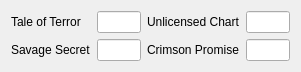
          <widget class="QWidget" name="page_4">
           <property name="geometry">
            <rect>
             <x>0</x>
             <y>0</y>
             <width>301</width>
             <height>64</height>
            </rect>
           </property>
           <attribute name="label">
            <string>Villainy</string>
           </attribute>
           <layout class="QGridLayout" name="gridLayout_8">
            <item row="0" column="0">
             <widget class="QLabel" name="label_41">
              <property name="text">
               <string>Tale of Terror</string>
              </property>
             </widget>
            </item>
            <item row="1" column="3">
             <widget class="QLabel" name="label_42">
              <property name="text">
               <string>Crimson Promise</string>
              </property>
             </widget>
            </item>
            <item row="0" column="1">
             <widget class="QLineEdit" name="lineEdit_Poss_Villainy_Tale"/>
            </item>
            <item row="0" column="3">
             <widget class="QLabel" name="label_44">
              <property name="text">
               <string>Unlicensed Chart</string>
              </property>
             </widget>
            </item>
            <item row="1" column="0">
             <widget class="QLabel" name="label_43">
              <property name="text">
               <string>Savage Secret</string>
              </property>
             </widget>
            </item>
            <item row="0" column="4">
             <widget class="QLineEdit" name="lineEdit_Poss_Villainy_Chart"/>
            </item>
            <item row="1" column="1">
             <widget class="QLineEdit" name="lineEdit_Poss_Villainy_Secret"/>
            </item>
            <item row="1" column="4">
             <widget class="QLineEdit" name="lineEdit_Poss_Villainy_Promise"/>
            </item>
            <item row="0" column="2">
             <spacer name="horizontalSpacer_7">
              <property name="orientation">
               <enum>Qt::Horizontal</enum>
              </property>
              <property name="sizeHint" stdset="0">
               <size>
                <width>40</width>
                <height>20</height>
               </size>
              </property>
             </spacer>
            </item>
            <item row="1" column="2">
             <spacer name="horizontalSpacer_8">
              <property name="orientation">
               <enum>Qt::Horizontal</enum>
              </property>
              <property name="sizeHint" stdset="0">
               <size>
                <width>40</width>
                <height>20</height>
               </size>
              </property>
             </spacer>
            </item>
           </layout>
          </widget>
